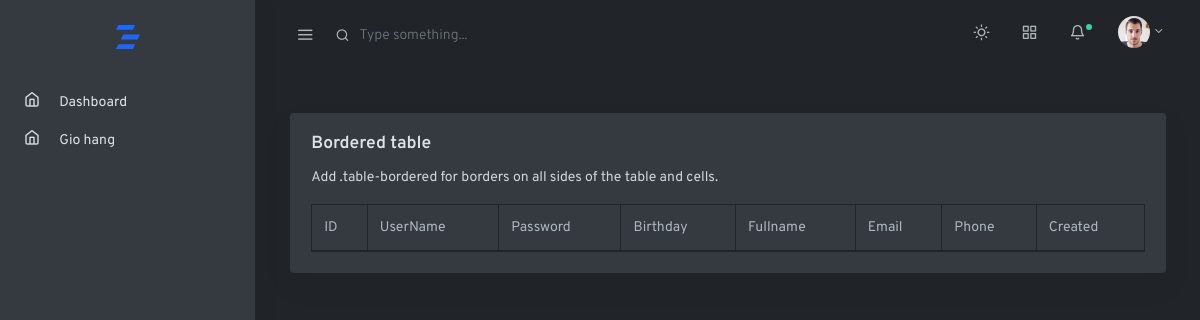
The app's page /user.php, older data.
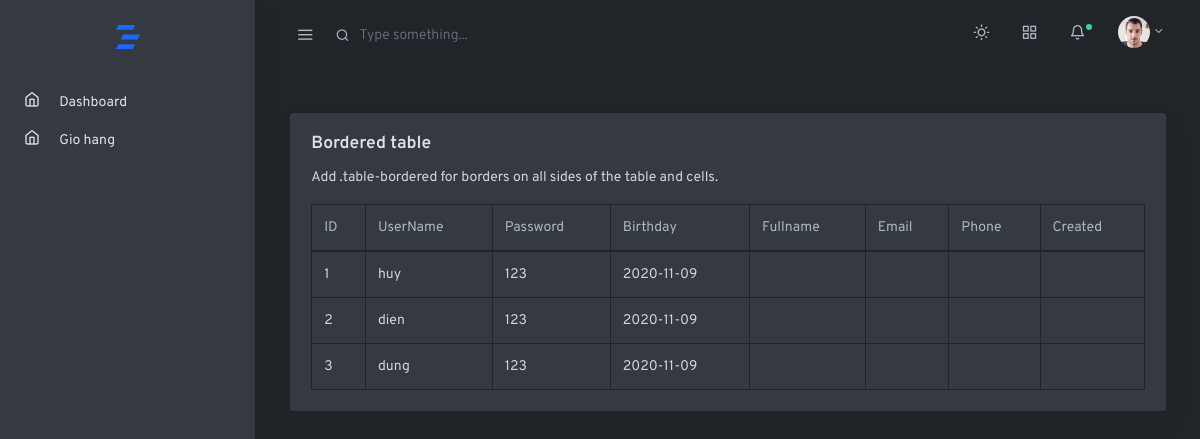
The same page, newer data.
### tables this page shows
CREATE TABLE IF NOT EXISTS `user` (
  `id` int(11) unsigned NOT NULL AUTO_INCREMENT,
  `username` tinytext NOT NULL,
  `password` tinytext NOT NULL,
  `email` tinytext,
  `phone` tinytext,
  `created` datetime DEFAULT NULL,
  `birthday` datetime DEFAULT NULL,
  `fullname` tinytext,
  `avartar` text,
  `rank` int(11) DEFAULT NULL,
  PRIMARY KEY (`id`)
);

### user.php (called while the page is built)
<?php
include_once('controllers/UserController.php');

### core/Connection.php (called while the page is built, shortened)
<?php
function getConnection(){
    $host= 'localhost';
    $dbname = 'PRO1014';
    $username = 'root';
    $password = '';
    $options = array(PDO::MYSQL_ATTR_INIT_COMMAND => 'SET NAMES utf8',
    PDO::ATTR_ERRMODE => PDO::ERRMODE_EXCEPTION);
    try {
        $conn = new PDO('mysql:host='.$host.';port=3307;dbname='.$dbname,$username,$password,$options);
        $conn->setAttribute(PDO::ATTR_ERRMODE, PDO::ERRMODE_EXCEPTION);
    }
    catch(PDOException $e){
        echo "Connection failed: " . $e->getMessage();
        die();
    }
    return $conn;
}
function query($sql){
    $connect = getConnection();
    $result = $connect->query($sql)->fetchAll();
    return $result;
}
?>

### models/UserModel.php (called while the page is built, shortened)
<?php
function getAllUser(){
    $sql = "select * from user";
    return query($sql);
}

### views/user/index.php (the view, shortened to what this page needs)
<!doctype html>
<html lang="en">
  <head>
    <link rel="stylesheet" href="assets/css/simplebar.css">
    <link rel="stylesheet" href="assets/css/feather.css">
    <link rel="stylesheet" href="assets/css/select2.css">
    <link rel="stylesheet" href="assets/css/dropzone.css">
    <link rel="stylesheet" href="assets/css/uppy.min.css">
    <link rel="stylesheet" href="assets/css/jquery.steps.css">
    <link rel="stylesheet" href="assets/css/jquery.timepicker.css">
    <link rel="stylesheet" href="assets/css/quill.snow.css">
    <link rel="stylesheet" href="assets/css/daterangepicker.css">
    <link rel="stylesheet" href="assets/css/app-light.css" id="lightTheme" disabled>
    <link rel="stylesheet" href="assets/css/app-dark.css" id="darkTheme">
  </head>
  <body class="vertical  dark  ">
    <div class="wrapper">
      <nav class="topnav navbar navbar-light">
        <button type="button" class="navbar-toggler text-muted mt-2 p-0 mr-3 collapseSidebar">
          <i class="fe fe-menu navbar-toggler-icon"></i>
        </button>
        <form class="form-inline mr-auto searchform text-muted">
          <input class="form-control mr-sm-2 bg-transparent border-0 pl-4 text-muted" type="search" placeholder="Type something..." aria-label="Search">
        </form>
        <ul class="nav">
          <li class="nav-item">
            <a class="nav-link text-muted my-2" href="#" id="modeSwitcher" data-mode="dark">
              <i class="fe fe-sun fe-16"></i>
            </a>
          </li>
          <li class="nav-item">
            <a class="nav-link text-muted my-2" href="./#" data-toggle="modal" data-target=".modal-shortcut">
              <span class="fe fe-grid fe-16"></span>
            </a>
          </li>
          <li class="nav-item nav-notif">
            <a class="nav-link text-muted my-2" href="./#" data-toggle="modal" data-target=".modal-notif">
              <span class="fe fe-bell fe-16"></span>
              <span class="dot dot-md bg-success"></span>
            </a>
          </li>
          <li class="nav-item dropdown">
            <a class="nav-link dropdown-toggle text-muted pr-0" href="#" id="navbarDropdownMenuLink" role="button" data-toggle="dropdown" aria-haspopup="true" aria-expanded="false">
              <span class="avatar avatar-sm mt-2">
                <img src="./assets/avatars/face-1.jpg" alt="..." class="avatar-img rounded-circle">
              </span>
            </a>
          </li>
        </ul>
      </nav>
      <aside class="sidebar-left border-right bg-white shadow" id="leftSidebar" data-simplebar>
        <nav class="vertnav navbar navbar-light">
          <div class="w-100 mb-4 d-flex">
            <a class="navbar-brand mx-auto mt-2 flex-fill text-center" href="./index.html">
            </a>
          </div>
          <ul class="navbar-nav flex-fill w-100 mb-2">
            <li class="nav-item dropdown">
              <a href="#dashboard" aria-expanded="false" class="nav-link">
                <i class="fe fe-home fe-16"></i>
                <span class="ml-3 item-text">Dashboard</span>
              </a>
            </li><li class="nav-item dropdown">
              <a href="#dashboard" aria-expanded="false" class="nav-link">
                <i class="fe fe-home fe-16"></i>
                <span class="ml-3 item-text">Gio hang</span>
              </a>
            </li>
          </ul>
        </nav>
      </aside>
      <main role="main" class="main-content">
                <div class="col-12 my-4">
                  <div class="card shadow">
                    <div class="card-body">
                      <h5 class="card-title">Bordered table</h5>
                      <p class="card-text">Add .table-bordered for borders on all sides of the table and cells.</p>
                      <table class="table table-bordered table-hover mb-0">
                        <thead>
                          <tr>
                            <th>ID</th>
                            <th>UserName</th>
                            <th>Password</th>
                            <th>Birthday</th>
                            <th>Fullname</th>
                            <th>Email</th>
                            <th>Phone</th>
                            <th>Created</th>
                          </tr>
                        </thead>
                        <tbody>
                            <?php
                              foreach($allUser as $user){
                                $birthday = new DateTime($user['birthday']);
                                echo '
                                <tr>
                                  <td>'.$user['id'].'</td>
                                  <td>'.$user['username'].'</td>
                                  <td>'.$user['password'].'</td>
                                  <td>'.$birthday->format('Y-m-d').'</td>
                                  <td>'.$user['fullname'].'</td>
                                  <td>'.$user['email'].'</td>
                                  <td>'.$user['phone'].'</td>
                                  <td>'.$user['created'].'</td>
                                </tr>
                                ';
                              }
                            ?>
                        </tbody>
                      </table>
                    </div>
                  </div>
                </div>
      </main>
    </div>
  </body>
</html>

### controllers/UserController.php (shortened to what this page needs)
<?php
    require_once('core/Connection.php');
    require_once('models/UserModel.php');
    $action = "home";
    switch ($action) {
        case 'home':
            $allUser = getAllUser();
            require_once('views/user/index.php');
            break;
    }

### assets/css/simplebar.css (style rules this page uses)
[data-simplebar] { position: relative; flex-direction: column; flex-wrap: wrap; justify-content: flex-start; align-content: flex-start; align-items: flex-start; }

### assets/css/feather.css (style rules this page uses)
.fe { font-family: "feather" !important; speak: none; font-style: normal; font-weight: normal; font-variant: normal; text-transform: none; line-height: 1; -webkit-font-smoothing: antialiased; -moz-osx-font-smoothing: grayscale; }
.fe-16 { font-size: 16px; }
.fe-bell:before { content: ""; }
.fe-grid:before { content: ""; }
.fe-home:before { content: ""; }
.fe-menu:before { content: ""; }
.fe-sun:before { content: ""; }

Row changes from the older to the newer data that the page shows:
added user: id "1", username "huy", password "123", birthday "2020-11-09"
added user: id "2", username "dien", password "123", birthday "2020-11-09"
added user: id "3", username "dung", password "123", birthday "2020-11-09"
